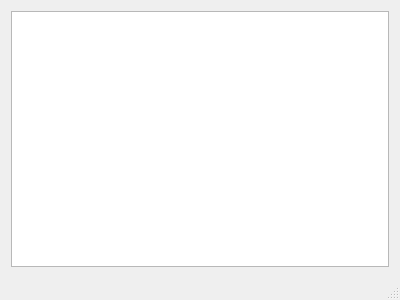
<?xml version="1.0" encoding="UTF-8"?>
<ui version="4.0">
 <class>MainWindow</class>
 <widget class="QMainWindow" name="MainWindow">
  <property name="geometry">
   <rect>
    <x>0</x>
    <y>0</y>
    <width>400</width>
    <height>300</height>
   </rect>
  </property>
  <property name="windowTitle">
   <string>commDemo</string>
  </property>
  <widget class="QWidget" name="centralWidget">
   <layout class="QVBoxLayout" name="verticalLayout">
    <item>
     <widget class="QTextBrowser" name="textBrowser">
      <property name="sizeAdjustPolicy">
       <enum>QAbstractScrollArea::AdjustIgnored</enum>
      </property>
     </widget>
    </item>
   </layout>
  </widget>
  <widget class="QMenuBar" name="menuBar">
   <property name="geometry">
    <rect>
     <x>0</x>
     <y>0</y>
     <width>400</width>
     <height>22</height>
    </rect>
   </property>
  </widget>
  <widget class="QStatusBar" name="statusBar"/>
  <action name="actionQuit">
   <property name="text">
    <string>Quit</string>
   </property>
  </action>
  <action name="actionClear">
   <property name="text">
    <string>Clear</string>
   </property>
  </action>
 </widget>
 <layoutdefault spacing="6" margin="11"/>
 <resources/>
 <connections/>
</ui>
